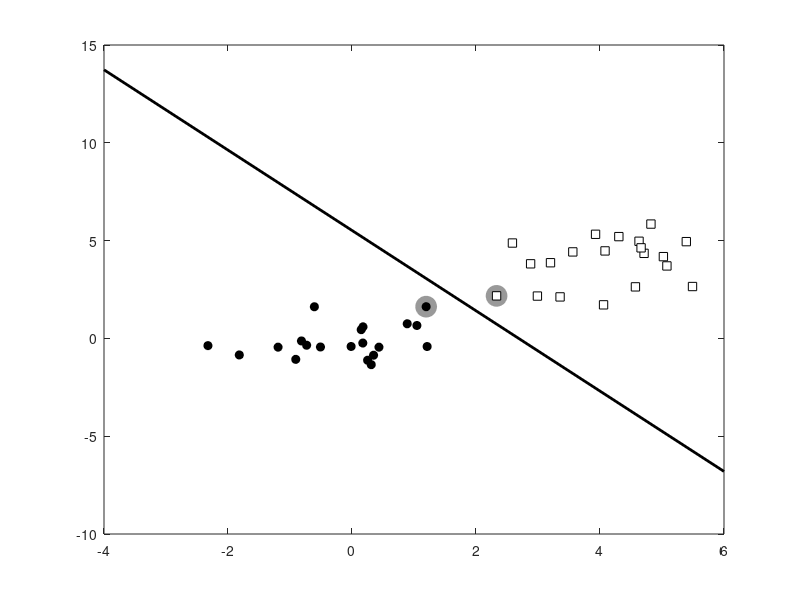

Recreate this plot in MATLAB.
%% svmhard.m
% From A First Course in Machine Learning, Chapter 5.
% Simon Rogers, 01/11/11 [simon.rogers@glasgow.ac.uk]
% Hard margin SVM
clear all;close all;


%% Generate the data
x = [randn(20,2);randn(20,2)+4];
t = [repmat(-1,20,1);repmat(1,20,1)];

%% Plot the data
ma = {'ko','ks'};
fc = {[0 0 0],[1 1 1]};
tv = unique(t);
figure(1); hold off
for i = 1:length(tv)
    pos = find(t==tv(i));
    plot(x(pos,1),x(pos,2),ma{i},'markerfacecolor',fc{i});
    hold on
end

%% Setup the optimisation problem
N = size(x,1);
K = x*x';
H = (t*t').*K + 1e-5*eye(N);
f = repmat(1,N,1);
A = [];
b = [];
LB = repmat(0,N,1); 
UB = repmat(inf,N,1);
Aeq = t';beq = 0;

% Following line runs the SVM
alpha = quadprog(H,-f,A,b,Aeq,beq,LB,UB);
% Compute the bias
fout = sum(repmat(alpha.*t,1,N).*K,1)';
pos = find(alpha>1e-6);
bias = mean(t(pos)-fout(pos));
%% Plot the data, decision boundary and Support vectors
figure(1);hold off
pos = find(alpha>1e-6);
plot(x(pos,1),x(pos,2),'ko','markersize',15,'markerfacecolor',[0.6 0.6 0.6],...
    'markeredgecolor',[0.6 0.6 0.6]);
hold on
for i = 1:length(tv)
    pos = find(t==tv(i));
    plot(x(pos,1),x(pos,2),ma{i},'markerfacecolor',fc{i});
end

xp = xlim;
% Because this is a linear SVM, we can compute w and plot the decision
% boundary exactly.
w = sum(repmat(alpha.*t,1,2).*x,1)';
yp = -(bias + w(1)*xp)/w(2);
plot(xp,yp,'k','linewidth',2)